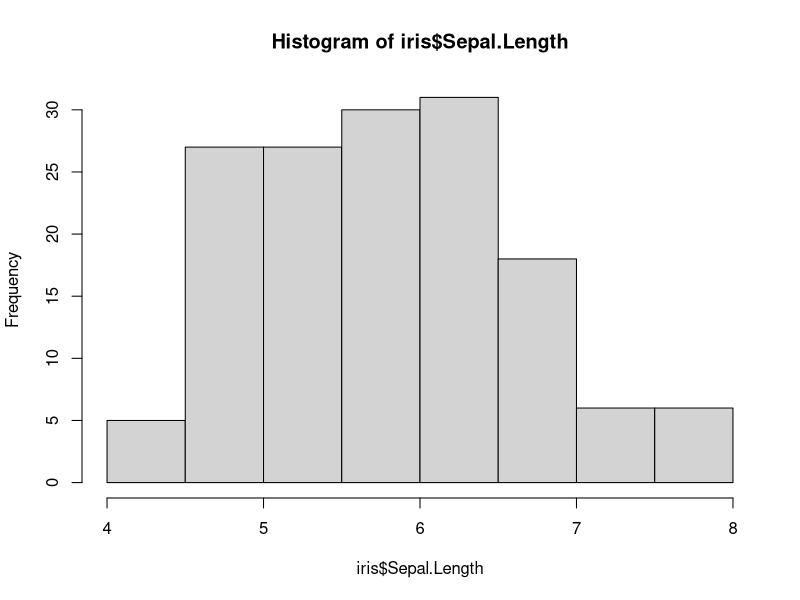
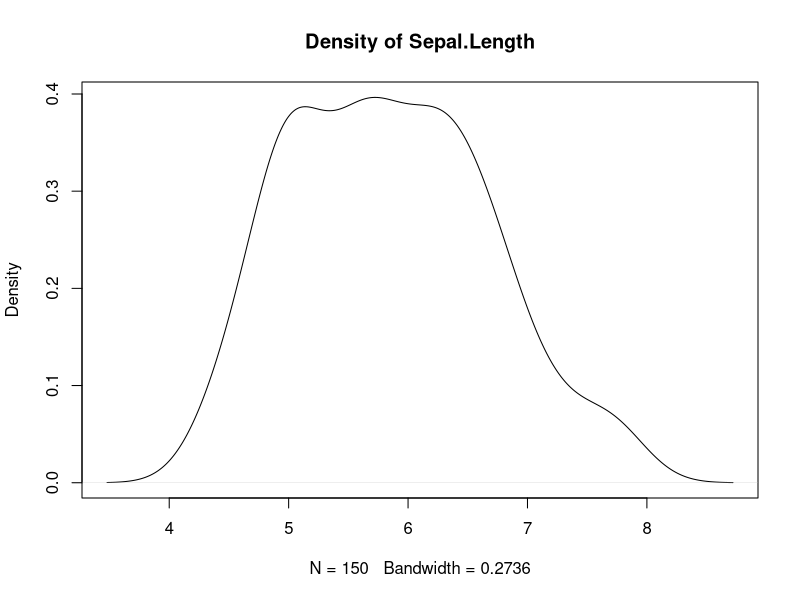
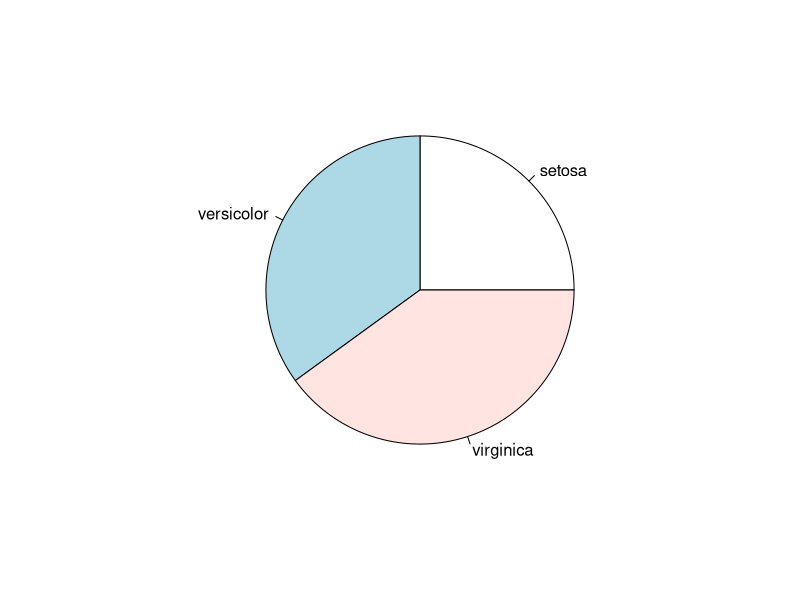
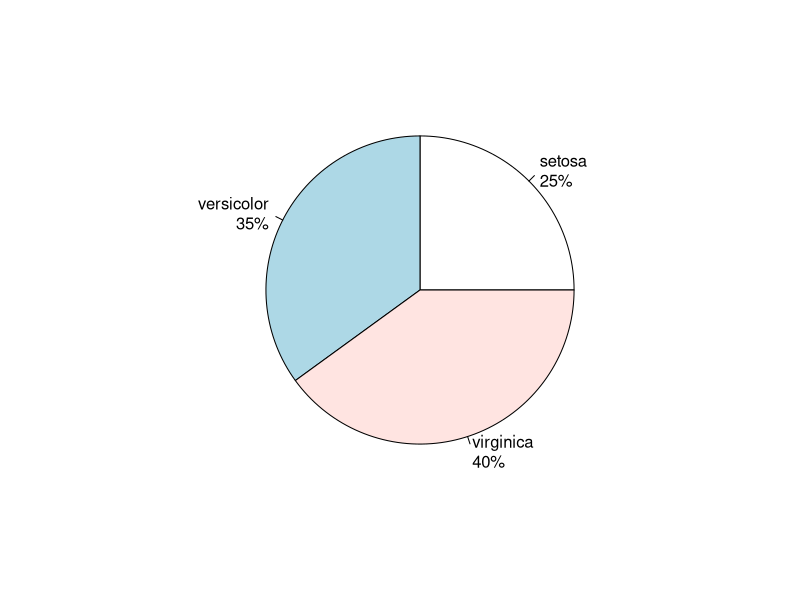
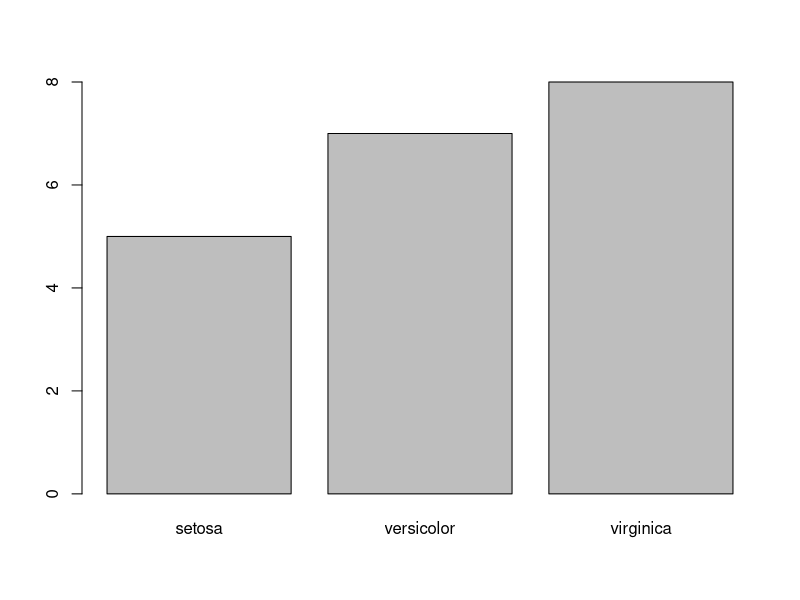
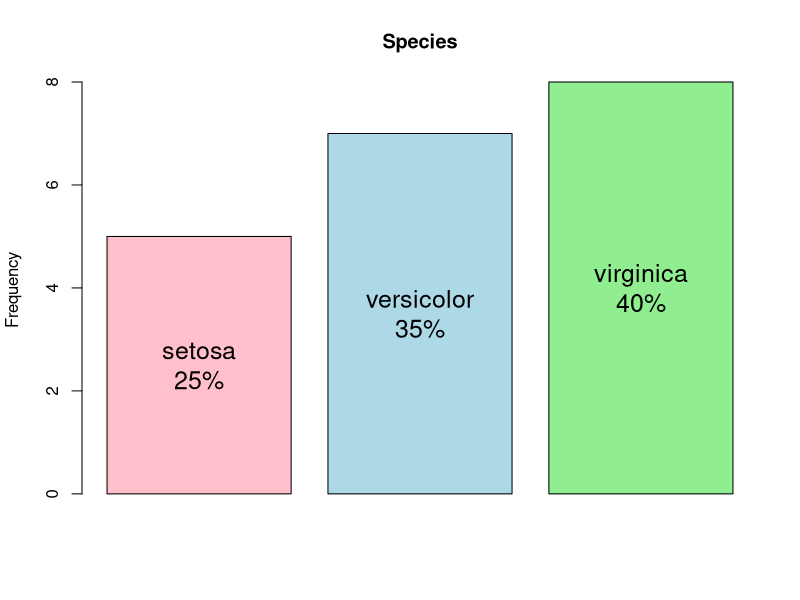
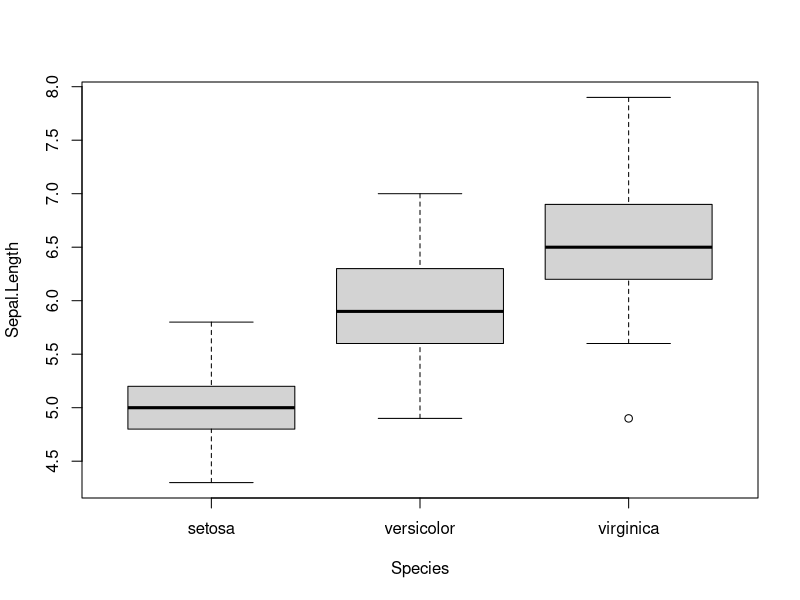
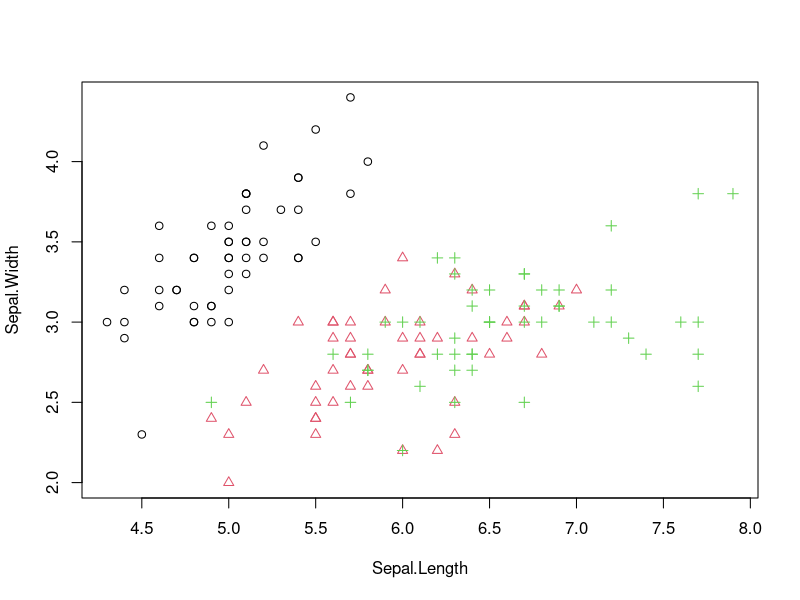

Generate these figures, in order, with R:
## ----author info, include=F----------------------------------------------
## Author:  Yanchang Zhao
## Email:   yanchang@RDataMining.com
## Website: http://www.RDataMining.com
## Date:    7 December 2018

## ------------------------------------------------------------------------
# number of rows
nrow(iris)
# number of columns
ncol(iris)
# dimensionality
dim(iris)
# column names
names(iris)

## ------------------------------------------------------------------------
str(iris)

## ------------------------------------------------------------------------
attributes(iris)

## ------------------------------------------------------------------------
iris[1:3,]
head(iris, 3)
tail(iris, 3)

## ------------------------------------------------------------------------
iris[1:10, "Sepal.Length"]
iris$Sepal.Length[1:10]

## ------------------------------------------------------------------------
summary(iris)

## ------------------------------------------------------------------------
library(Hmisc)
# describe(iris) # check all columns
describe(iris[, c(1,5)]) # check columns 1 and 5

## ------------------------------------------------------------------------
range(iris$Sepal.Length)
quantile(iris$Sepal.Length)
quantile(iris$Sepal.Length, c(.1, .3, .65))

## ----out.width=".6\\textwidth", out.height="0.6\\textwidth"--------------
var(iris$Sepal.Length)
hist(iris$Sepal.Length)

## ----out.width=".7\\textwidth", out.height="0.7\\textwidth"--------------
library(magrittr) ## for pipe operations
iris$Sepal.Length %>% density() %>% plot(main='Density of Sepal.Length')

## ----out.width=".4\\textwidth", crop=T-----------------------------------
library(dplyr)
set.seed(123)
iris2 <- iris %>% sample_n(20)
iris2$Species %>% table() %>% pie()
# add percentages
tab <- iris2$Species %>% table()
precentages <- tab %>% prop.table() %>% round(3) * 100
txt <- paste0(names(tab), '\n', precentages, '%')
pie(tab, labels=txt)

## ----out.width=".49\\textwidth"------------------------------------------
iris2$Species %>% table() %>% barplot()
# add colors and percentages
bb <- iris2$Species %>% table() %>% 
      barplot(axisnames=F, main='Species', ylab='Frequency',
              col=c('pink', 'lightblue', 'lightgreen'))
text(bb, tab/2, labels=txt, cex=1.5)

## ------------------------------------------------------------------------
cov(iris$Sepal.Length, iris$Petal.Length)
cor(iris$Sepal.Length, iris$Petal.Length)
cov(iris[,1:4])
# cor(iris[,1:4])

## ------------------------------------------------------------------------
aggregate(Sepal.Length ~ Species, summary, data=iris)

## ----out.width=".56\\textwidth", crop=T----------------------------------
boxplot(Sepal.Length ~ Species, data=iris)

## ----tidy=F, out.width=".7\\textwidth", out.height="0.7\\textwidth"------
with(iris, plot(Sepal.Length, Sepal.Width, col = Species, 
                pch = as.numeric(Species)))

## ----out.width=".7\\textwidth", out.height="0.7\\textwidth"--------------
with(iris, plot(jitter(Sepal.Length), jitter(Sepal.Width), col=Species, 
                pch=as.numeric(Species)))

## ----out.width=".7\\textwidth", out.height="0.7\\textwidth"--------------
pairs(iris)

## ----out.width=".7\\textwidth", out.height="0.7\\textwidth"--------------
library(scatterplot3d)
scatterplot3d(iris$Petal.Width, iris$Sepal.Length, iris$Sepal.Width)

## ----eval=F, out.width=".9\\textwidth", out.height="0.9\\textwidth"------
## library(rgl)
## plot3d(iris$Petal.Width, iris$Sepal.Length, iris$Sepal.Width)

## ----out.width=".65\\textwidth", out.height="0.65\\textwidth"------------
dist.matrix <- as.matrix(dist(iris[,1:4]))
heatmap(dist.matrix)

## ----out.width=".55\\textwidth"------------------------------------------
library(lattice)
levelplot(Petal.Width ~ Sepal.Length * Sepal.Width, 
          data=iris, cuts=8)

## ----out.width=".75\\textwidth"------------------------------------------
filled.contour(volcano, color=terrain.colors, asp=1, 
               plot.axes=contour(volcano, add=T))

## ----out.width="\\textwidth"---------------------------------------------
persp(volcano, theta=25, phi=30, expand=0.5, col="lightblue")    

## ----out.width=".85\\textwidth"------------------------------------------
library(MASS)
parcoord(iris[1:4], col=iris$Species)

## ----out.width=".7\\textwidth", out.height="0.7\\textwidth"--------------
library(lattice)
parallelplot(~iris[1:4] | Species, data=iris)

## ----out.width=".6\\textwidth"-------------------------------------------
library(ggplot2)
qplot(Sepal.Length, Sepal.Width, data=iris, facets=Species ~.)

## ----eval=FALSE----------------------------------------------------------
## # save as a PDF file
## pdf("myPlot.pdf")
## x <- 1:50
## plot(x, log(x))
## graphics.off()
## #
## # Save as a postscript file
## postscript("myPlot2.ps")
## x <- -20:20
## plot(x, x^2)
## graphics.off()

## ----eval=FALSE----------------------------------------------------------
## ggsave('myPlot3.png')
## ggsave('myPlot4.pdf')
## ggsave('myPlot5.jpg')
## ggsave('myPlot6.bmp')
## ggsave('myPlot7.ps')
## ggsave('myPlot8.eps')
